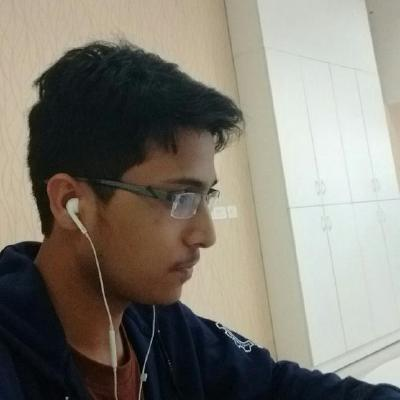
#> input picture code/My Images/github.jpeg, 400 x 400 px
$ python rectangle.py
#> lines starting #> are read from the running program, lines starting #| are printed output that depends on the picture; after the words box and inside, x2 and y2 are one past the last pixel; in counts of white or black regions, pixels touching at a corner belong together
import cv2
import numpy as np
from matplotlib import pyplot as plt

img = cv2.imread('My Images/github.jpeg',1)
#> img is the input picture: shape (400, 400, 3); mean B, G, R 116.4, 126.4, 130.5
h, w , t= img.shape
#> h = 400; w = 400; t = 3
#$img = np.zeros((512,512,3), np.uint8)
#cv2.line(img,(0,0),(511,400),(255,0,0),5)
#cv2.rectangle(img,(384,0),(510,400),(0,255,0),10)
cv2.circle(img,(w/2,h/2), 60, (0,0,255), 1)
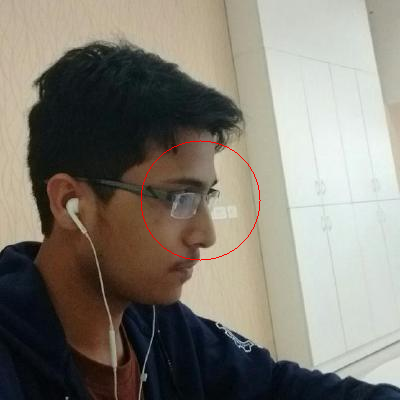
#> img: shape (400, 400, 3); 0.21% of pixels changed, all inside (x1, y1, x2, y2) = (140, 140, 261, 261)
cv2.imshow('image', img)
cv2.waitKey(0)

$ run again, with code/My Images/img01.jpg copied over code/My Images/github.jpeg
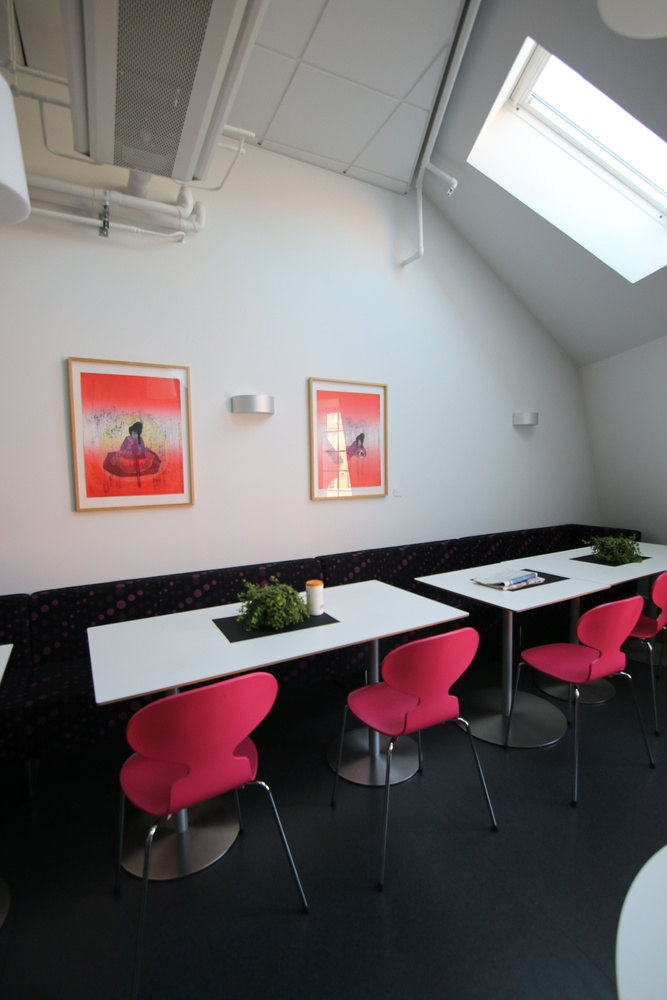
#> input picture code/My Images/img01.jpg, 667 x 1000 px, shrunk from 3648 x 5472 before the run
#> img is the input picture: shape (1000, 667, 3); mean B, G, R 113.5, 112, 118.5
#> `cv2.circle(img,(w/2,h/2), 60, (0,0,255), 1)`:
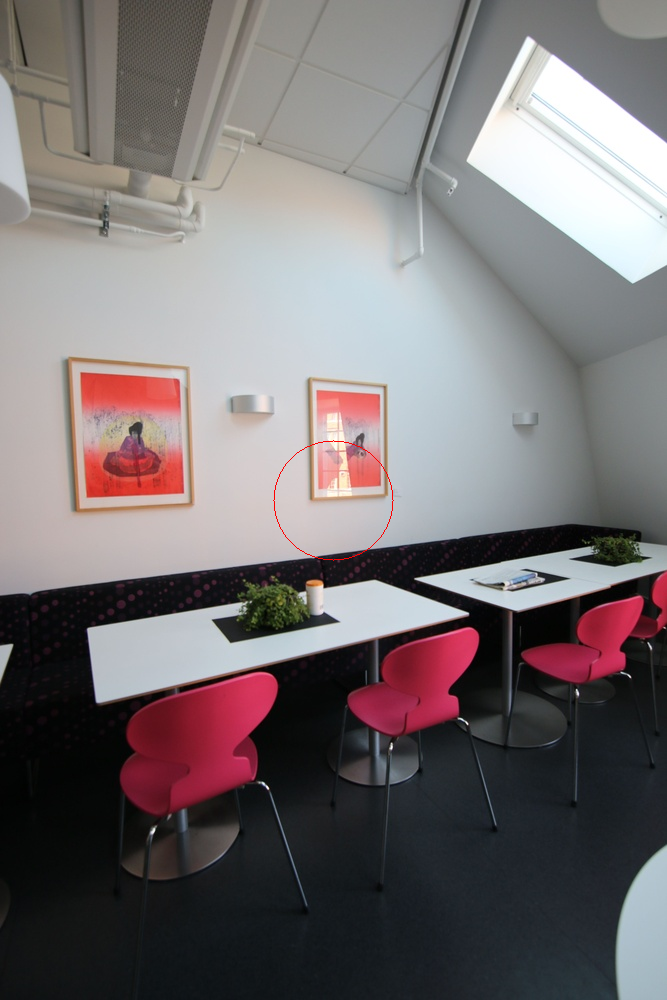
#> img: shape (1000, 667, 3); 0.05% of pixels changed, all inside (x1, y1, x2, y2) = (273, 440, 394, 561)

$ run again, with code/My Images/img02.jpg copied over code/My Images/github.jpeg
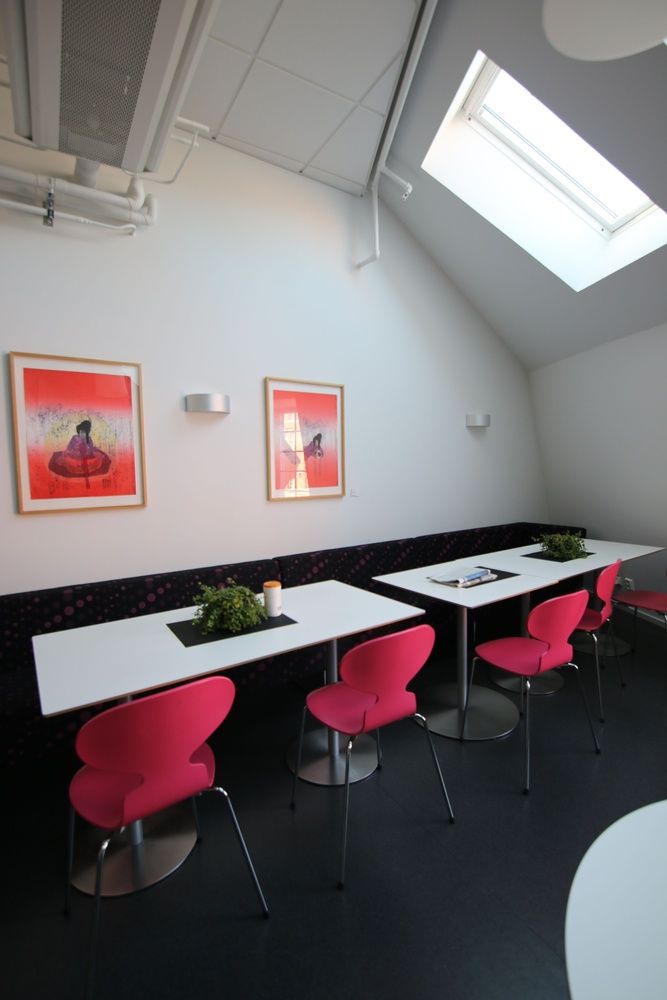
#> input picture code/My Images/img02.jpg, 667 x 1000 px, shrunk from 3648 x 5472 before the run
#> img is the input picture: shape (1000, 667, 3); mean B, G, R 115.4, 113.8, 120.6
#> `cv2.circle(img,(w/2,h/2), 60, (0,0,255), 1)`:
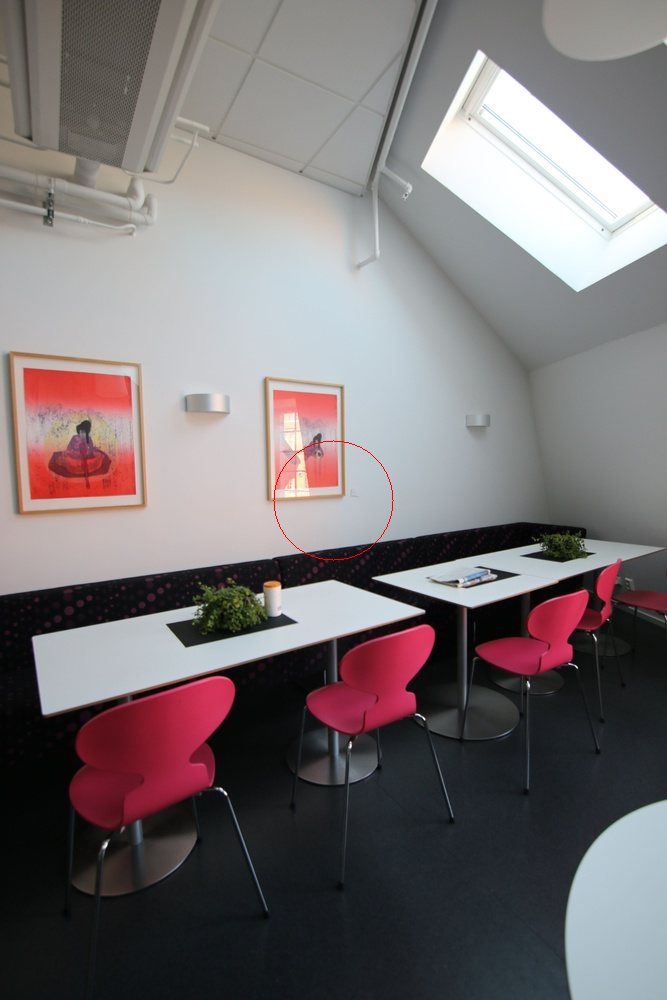
#> img: shape (1000, 667, 3); 0.05% of pixels changed, all inside (x1, y1, x2, y2) = (273, 440, 394, 561)
